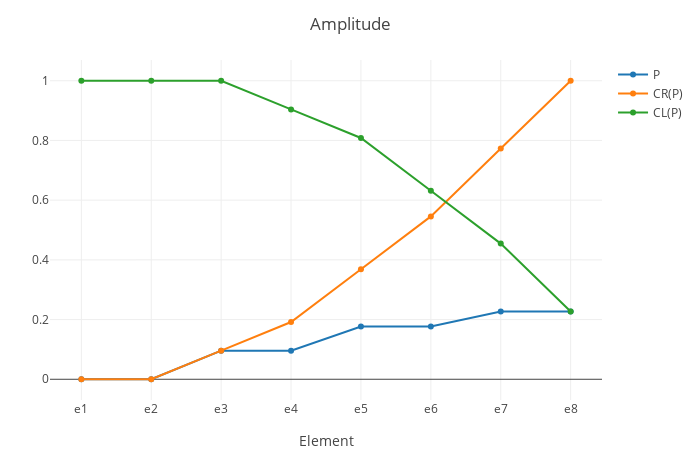

Notebook cell for this chart:
### Code cell
am_p_ = am_ / sum(am_)

am_p_cr_ = cumsum(am_p_) .+ small_number

am_p_cl_ = cumulate_sum_reverse(am_p_) .+ small_number

plot_x_y((am_p_, am_p_cr_, am_p_cl_); name_ = ("P", "CR(P)", "CL(P)"), layout = merge(layout, Layout(title = "Amplitude")))

### Figure 1 — Plotly figure (JSON) as saved in the notebook; plotly's stock layout.template omitted (floating-point values rounded to 4 significant figures)
{"data": [{"name": "P", "type": "scatter", "x": [1, 2, 3, 4, 5, 6, 7, 8], "y": [7.917e-05, 7.917e-05, 0.0958, 0.0958, 0.1769, 0.1769, 0.2272, 0.2272]}, {"name": "CR(P)", "type": "scatter", "x": [1, 2, 3, 4, 5, 6, 7, 8], "y": [7.917e-05, 0.0001583, 0.09596, 0.1918, 0.3687, 0.5456, 0.7728, 1]}, {"name": "CL(P)", "type": "scatter", "x": [1, 2, 3, 4, 5, 6, 7, 8], "y": [1, 0.9999, 0.9998, 0.904, 0.8082, 0.6313, 0.4544, 0.2272]}], "layout": {"autosize": false, "height": 450, "margin": {"b": 50, "l": 50, "r": 50, "t": 60}, "templateaa": "plotly_white", "title": {"text": "Amplitude"}, "width": 700, "xaxis": {"autorange": true, "range": [0.5509, 8.449], "ticktext": ["e1", "e2", "e3", "e4", "e5", "e6", "e7", "e8"], "tickvals": [1, 2, 3, 4, 5, 6, 7, 8], "title": {"text": "Element"}, "type": "linear"}, "yaxis": {"autorange": true, "range": [-0.06943, 1.07], "type": "linear"}}}
